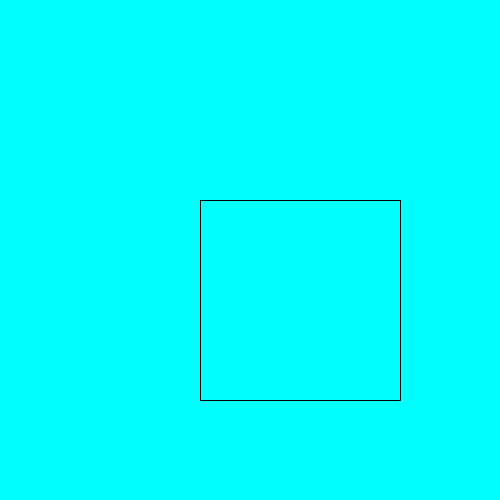
Frame 1 (no input)
Frame 60 (the mouse pressed at the canvas centre just before this capture): identical to frame 1, image omitted
Frame 120 (the mouse held since frame 60 and released just before this capture): identical to frame 1, image omitted

The Processing sketch that drew this single still picture (run headless with seeded random() and noise(); from frame 60 on, the mouse is pressed at the canvas centre):

// Processing sketch: ho9_opdracht4
// ── ho9_opdracht4.pde


void setup(){
  size(500,500);
 
}

void draw (){
  background(0,255,255);
  //rect(100,100,100,100);
  vierkant(200,200,200,200);
}

void vierkant ( int x, int y, int h, int w){
  // top line \
  line(x,y,x+w,y);
  //bottom line
  line(x,y+h,x+w,y+h);
  //left line
  line(x,y,x,y+h);
  //right line
  line(x+w,y,x+w,y+w);
}
